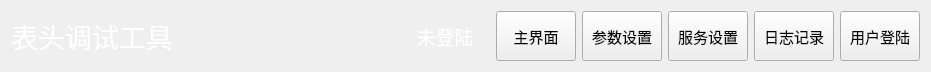
<?xml version="1.0" encoding="UTF-8"?>
<ui version="4.0">
 <class>NavBarWid</class>
 <widget class="QWidget" name="NavBarWid">
  <property name="geometry">
   <rect>
    <x>0</x>
    <y>0</y>
    <width>931</width>
    <height>72</height>
   </rect>
  </property>
  <property name="windowTitle">
   <string>Form</string>
  </property>
  <layout class="QGridLayout" name="gridLayout">
   <item row="0" column="1">
    <spacer name="horizontalSpacer">
     <property name="orientation">
      <enum>Qt::Horizontal</enum>
     </property>
     <property name="sizeHint" stdset="0">
      <size>
       <width>52</width>
       <height>20</height>
      </size>
     </property>
    </spacer>
   </item>
   <item row="0" column="6">
    <widget class="QPushButton" name="logBtn">
     <property name="maximumSize">
      <size>
       <width>200</width>
       <height>50</height>
      </size>
     </property>
     <property name="font">
      <font>
       <family>微软雅黑</family>
       <pointsize>11</pointsize>
      </font>
     </property>
     <property name="text">
      <string>日志记录</string>
     </property>
    </widget>
   </item>
   <item row="0" column="7">
    <widget class="QPushButton" name="loginBtn">
     <property name="maximumSize">
      <size>
       <width>200</width>
       <height>50</height>
      </size>
     </property>
     <property name="font">
      <font>
       <family>微软雅黑</family>
       <pointsize>11</pointsize>
      </font>
     </property>
     <property name="text">
      <string>用户登陆</string>
     </property>
    </widget>
   </item>
   <item row="0" column="3">
    <widget class="QPushButton" name="homeBtn">
     <property name="maximumSize">
      <size>
       <width>200</width>
       <height>50</height>
      </size>
     </property>
     <property name="font">
      <font>
       <family>微软雅黑</family>
       <pointsize>11</pointsize>
      </font>
     </property>
     <property name="text">
      <string>主界面</string>
     </property>
    </widget>
   </item>
   <item row="0" column="4">
    <widget class="QPushButton" name="dataBtn">
     <property name="maximumSize">
      <size>
       <width>200</width>
       <height>50</height>
      </size>
     </property>
     <property name="font">
      <font>
       <family>微软雅黑</family>
       <pointsize>11</pointsize>
      </font>
     </property>
     <property name="text">
      <string>参数设置</string>
     </property>
    </widget>
   </item>
   <item row="0" column="0">
    <widget class="QLabel" name="label">
     <property name="font">
      <font>
       <family>微软雅黑</family>
       <pointsize>20</pointsize>
      </font>
     </property>
     <property name="styleSheet">
      <string notr="true">color: rgb(255, 255, 255);</string>
     </property>
     <property name="text">
      <string>表头调试工具</string>
     </property>
    </widget>
   </item>
   <item row="0" column="5">
    <widget class="QPushButton" name="setBtn">
     <property name="maximumSize">
      <size>
       <width>200</width>
       <height>50</height>
      </size>
     </property>
     <property name="font">
      <font>
       <family>微软雅黑</family>
       <pointsize>11</pointsize>
      </font>
     </property>
     <property name="text">
      <string>服务设置</string>
     </property>
    </widget>
   </item>
   <item row="0" column="2">
    <widget class="QLabel" name="userLab">
     <property name="minimumSize">
      <size>
       <width>90</width>
       <height>0</height>
      </size>
     </property>
     <property name="font">
      <font>
       <family>微软雅黑</family>
       <pointsize>14</pointsize>
      </font>
     </property>
     <property name="contextMenuPolicy">
      <enum>Qt::PreventContextMenu</enum>
     </property>
     <property name="styleSheet">
      <string notr="true">color: rgb(255, 255, 255);</string>
     </property>
     <property name="text">
      <string>未登陆</string>
     </property>
     <property name="alignment">
      <set>Qt::AlignCenter</set>
     </property>
    </widget>
   </item>
  </layout>
 </widget>
 <resources/>
 <connections/>
</ui>
